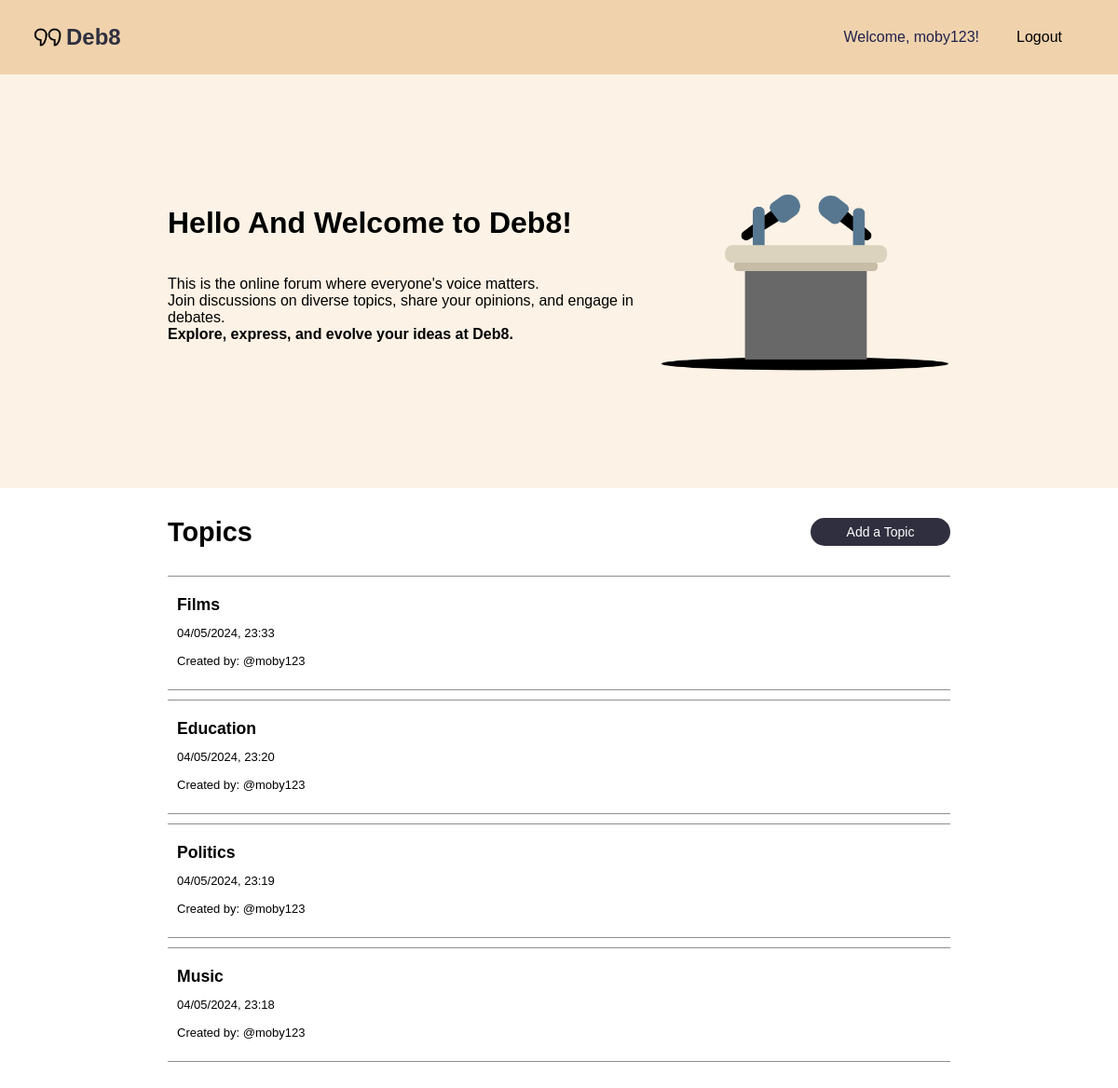
The app's page / (signed in) with its own data.
### tables this page shows
CREATE TABLE topic (
    topicID INTEGER PRIMARY KEY AUTOINCREMENT,
    topicName TEXT NOT NULL,
    postingUser INTEGER,
    creationTime INTEGER NOT NULL DEFAULT (strftime('%m/%d/%Y %H:%M:%S', 'now')),
    updateTime INTEGER NOT NULL DEFAULT (strftime('%m/%d/%Y %H:%M:%S', 'now')),
    FOREIGN KEY (postingUser) REFERENCES user(userID) ON DELETE SET NULL ON UPDATE CASCADE
);

### app.py (the view)
@app.route('/')
def home():
    context = {
        'logged_in': session.get('logged_in', False),
        'username': session.get('username', None)
    }
    conn = sqlite3.connect('debate.sqlite')  # Replace 'your_database.db' with your actual database file name
    conn.row_factory = sqlite3.Row  # This allows accessing columns by name
    cursor = conn.execute('SELECT * FROM topic ORDER BY creationTime DESC')
    topics = [dict(row) for row in cursor.fetchall()]
    conn.close()
    context['topics'] = topics
    print("Topics retrieved from database:", topics)
    return render_template('home.html', context=context)

### templates/home.html (shortened to what this page needs)
{% extends "base.html" %}
{% block head %}
<link rel="stylesheet" type="text/css" href="{{url_for('static', filename='home.css')}}">
{% endblock %}
{% block content %}
<div class="main-container">
    <div class="hello">
        <div class="hello-text">
            <h1>Hello And Welcome to Deb8!</h1>
            <p>This is the online forum where everyone's voice matters. <br>
            Join discussions on diverse topics, share your opinions, and engage in debates.<br>
            <strong>Explore, express, and evolve your ideas at Deb8.</strong></p>
        </div>
        <div class="hello-img">
            <img src="{{ url_for('static', filename='images/debate.png') }}">
        </div>
    </div>
    <div class="main-header">
        <h3>Topics</h3>
        <p id="add" style="cursor: pointer;">Add a Topic</p>
    </div>
    <div class="topics">
        {% for topic in context.topics %}
            <div class="topic-container">
                <div class="first-cont">
                    <a id="header" href="{{ url_for('topic', topicId=topic.topicID) }}">{{ topic.topicName }}</a>
                    <p class="info" id="time">{{topic.creationTime}}</p>
                </div>
                <div class="topic-info">
                    <p class="info">Created by: @{{topic.postingUser}}</p>
                </div>
            </div>
        {% endfor %}
    </div>
</div>
{% endblock %}

### static/base.css (style rules this page uses)
* { font-family: Arial; }
body { padding: 0; margin: 0; background-color: white; }
a { text-decoration: none; cursor: pointer; color: black; }
.main-header h3 { color: #21214d; font-size: 1.8rem; }
h3 { color: #21214d; font-size: 1.8rem; }

### static/home.css (style rules this page uses)
.main-container { width: 100vw; height: 100vh; display: flex; flex-direction: column; align-items: center; }
.topics { display: flex; flex-direction: column; width: 70%; min-height: 800px; height: auto; }
#add { display: flex; justify-content: center; align-items: center; height: 30px; width: 150px; margin: 4vh 0; color: white; background-color: #2f2f3f; border-radius: 15px; font-size: 14px; }
.topic-container { margin-bottom: 10px; padding: 10px; background-color: white; border-top: 1px solid #918e8e; border-bottom: 1px solid #918e8e; display: flex; flex-direction: column; align-items: flex-start; }
#header { padding: 10px 0; font-size: 1.1rem; }
.topic-info { display: flex; }
.info { font-size: 13px; margin-top: 2px; }
.topic-container a { font-weight: 600; }
.first-cont { display: flex; flex-direction: column; align-items: flex-start; }
.main-container h3 { color: black; }
.hello { display: flex; justify-content: space-between; width: 100vw; height: 100%; padding-top: 15vh; padding-bottom: 15vh; background-color: #FCF2E5; }
.hello-text { display: flex; flex-direction: column; margin-left: 15vw; height: 100%; }
.hello-img { margin-right: 15vw; }
.hello-img img { height: 200px; }
.main-header { display: flex; justify-content: space-between; align-items: center; width: 70%; font-size: 1.2rem; }

### records on screen
topic: topicName "Films", creationTime "04/05/2024, 23:33", postingUser "moby123"
topic: topicName "Education", creationTime "04/05/2024, 23:20", postingUser "moby123"
topic: topicName "Politics", creationTime "04/05/2024, 23:19", postingUser "moby123"
topic: topicName "Music", creationTime "04/05/2024, 23:18", postingUser "moby123"

### other values on screen
{{ context.username }} "moby123"
